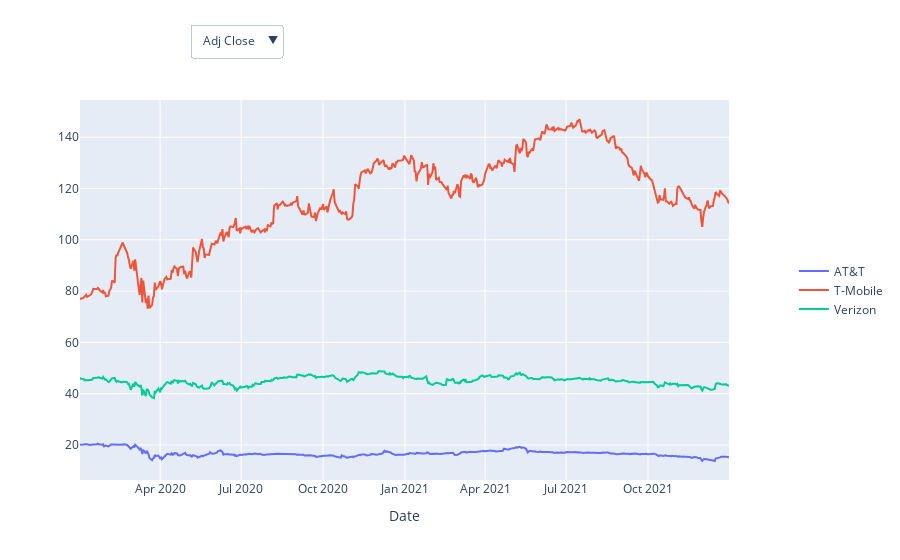

The notebook cell saved with this chart:
### Code cell
# Create an empty figure object
fig = go.Figure()

# Add traces for each oil company using the default metric (initially set to 'Adj Close')
for company in tele_data['Company'].unique():
    company_data = tele_data[tele_data['Company'] == company]
    fig.add_trace(go.Scatter(x=company_data['Date'], y=company_data[metric], mode='lines', name=company))

# Create dropdown menu for selecting different metrics
dropdown_buttons = [
    dict(
        label=col,
        method="update",
        args=[{"y": [tele_data[tele_data['Company'] == company][col] for company in tele_data['Company'].unique()]}]
    ) for col in available_columns
]

# Create layout with dropdown
fig.update_layout(
    xaxis_title="Date",
    legend=dict(
        orientation="v",
        y=0.5,
        x=1.1
    ),
    updatemenus=[
        dict(
            buttons=dropdown_buttons,
            direction="down",
            showactive=True,
            x=0.17,  # Adjust the position of the dropdown
            xanchor="left",
            y=1.2,
            yanchor="top"
        )
    ]
)

# Display the plot
fig.show()

### Figure 1 — Plotly figure (JSON) as saved in the notebook; plotly's stock layout.template omitted (floating-point values rounded to 4 significant figures; data arrays with more than 128 entries replaced by an {"elided": "..."} marker saying what was removed)
{"data": [{"mode": "lines", "name": "AT&T", "type": "scatter", "x": {"elided": "505 str values"}, "y": {"elided": "505 float values"}}, {"mode": "lines", "name": "T-Mobile", "type": "scatter", "x": {"elided": "505 str values"}, "y": {"elided": "505 float values"}}, {"mode": "lines", "name": "Verizon", "type": "scatter", "x": {"elided": "505 str values"}, "y": {"elided": "505 float values"}}], "layout": {"legend": {"orientation": "v", "x": 1.1, "y": 0.5}, "updatemenus": [{"buttons": [{"args": [{"y": {"elided": "3x505 float values"}}], "label": "Adj Close", "method": "update"}, {"args": [{"y": {"elided": "3x505 int values"}}], "label": "Volume", "method": "update"}, {"args": [{"y": {"elided": "3x505 float values"}}], "label": "Open", "method": "update"}, {"args": [{"y": {"elided": "3x505 float values"}}], "label": "High", "method": "update"}, {"args": [{"y": {"elided": "3x505 float values"}}], "label": "Low", "method": "update"}], "direction": "down", "showactive": true, "x": 0.17, "xanchor": "left", "y": 1.2, "yanchor": "top"}], "xaxis": {"title": {"text": "Date"}}}}
